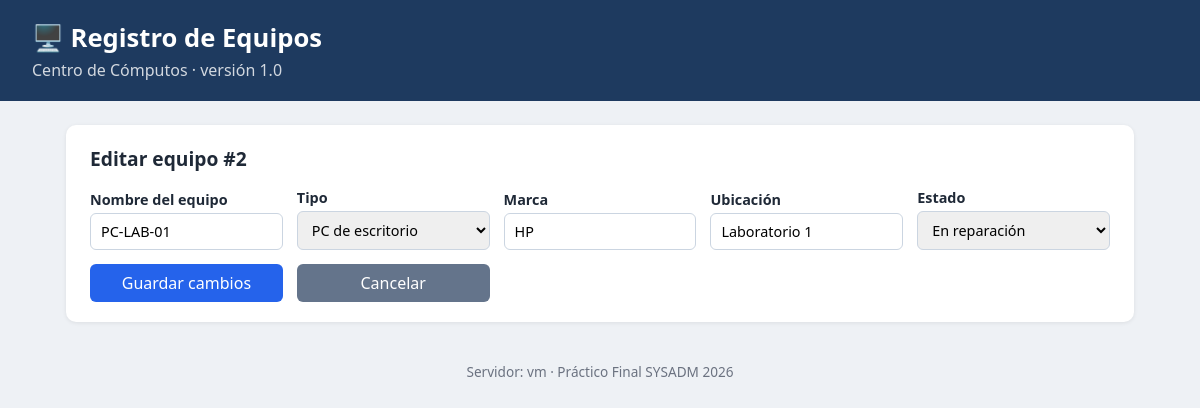
The page /editar.php?id=2 on the database its author committed.
### tables this page shows
CREATE TABLE IF NOT EXISTS equipos (
  id             INT AUTO_INCREMENT PRIMARY KEY,    
  nombre         VARCHAR(100) NOT NULL,             
  tipo           VARCHAR(50)  NOT NULL,             
  marca          VARCHAR(50)  NOT NULL,             
  ubicacion      VARCHAR(100) NOT NULL,             
  estado         VARCHAR(30)  NOT NULL,             
  fecha_registro TIMESTAMP DEFAULT CURRENT_TIMESTAMP  
);

### conexion.php (called while the page is built, shortened)
<?php
function e($texto) {
    return htmlspecialchars((string)$texto, ENT_QUOTES, 'UTF-8');
}
$TIPOS   = ['PC de escritorio', 'Notebook', 'Servidor', 'Impresora', 'Router / Switch', 'Otro'];
$ESTADOS = ['Operativo', 'En reparación', 'Fuera de servicio'];

### editar.php (the view, shortened to what this page needs)
<?php
require 'conexion.php';
$id = (int)($_GET['id'] ?? $_POST['id'] ?? 0);
$stmt = $conexion->prepare('SELECT * FROM equipos WHERE id = ?');
$stmt->bind_param('i', $id);
$stmt->execute();
$equipo = $stmt->get_result()->fetch_assoc();
?>
<!DOCTYPE html>
<html lang="es">
<head>
    <link rel="stylesheet" href="estilos.css">
</head>
<body>
    <header>
        <h1>🖥️ Registro de Equipos</h1>
        <p>Centro de Cómputos · versión 1.0</p>
    </header>
    <main>
        <section class="tarjeta">
            <h2>Editar equipo #<?= e($equipo['id']) ?></h2>
            <form method="POST" action="editar.php" class="formulario">
                <label>Nombre del equipo
                    <input type="text" name="nombre" value="<?= e($equipo['nombre']) ?>" required>
                </label>
                <label>Tipo
                    <select name="tipo" required>
                        <?php foreach ($TIPOS as $t): ?>
                            <option <?= $t === $equipo['tipo'] ? 'selected' : '' ?>><?= e($t) ?></option>
                        <?php endforeach; ?>
                    </select>
                </label>
                <label>Marca
                    <input type="text" name="marca" value="<?= e($equipo['marca']) ?>" required>
                </label>
                <label>Ubicación
                    <input type="text" name="ubicacion" value="<?= e($equipo['ubicacion']) ?>" required>
                </label>
                <label>Estado
                    <select name="estado" required>
                        <?php foreach ($ESTADOS as $es): ?>
                            <option <?= $es === $equipo['estado'] ? 'selected' : '' ?>><?= e($es) ?></option>
                        <?php endforeach; ?>
                    </select>
                </label>
                <button type="submit">Guardar cambios</button>
                <a class="boton secundario" href="index.php">Cancelar</a>
            </form>
        </section>
    </main>
    <footer>Servidor: <?= e(gethostname()) ?> · Práctico Final SYSADM 2026</footer>
</body>
</html>

### estilos.css (style rules this page uses)
* { box-sizing: border-box; }
body { margin: 0; font-family: system-ui, Arial, sans-serif; background: #eef1f5; color: #1f2937; }
header { background: #1e3a5f; color: #fff; padding: 20px 32px; }
header h1 { margin: 0; font-size: 1.6rem; }
header p { margin: 4px 0 0; opacity: .8; }
main { max-width: 1100px; margin: 24px auto; padding: 0 16px; }
.tarjeta { background: #fff; border-radius: 10px; padding: 20px 24px; margin-bottom: 20px; box-shadow: 0 1px 4px rgba(0, 0, 0, .08); }
.tarjeta h2 { margin-top: 0; font-size: 1.2rem; }
.formulario { display: grid; grid-template-columns: repeat(auto-fit, minmax(180px, 1fr)); gap: 14px; align-items: end; }
label { display: flex; flex-direction: column; gap: 4px; font-size: .9rem; font-weight: 600; }
input, select { padding: 8px 10px; border: 1px solid #cbd5e1; border-radius: 6px; font: inherit; font-weight: 400; }
button, .boton { display: inline-block; padding: 8px 14px; border: 0; border-radius: 6px; background: #2563eb; color: #fff; font: inherit; text-decoration: none; text-align: center; cursor: pointer; }
.secundario { background: #64748b; }
footer { text-align: center; color: #6b7280; font-size: .85rem; padding: 16px; }

### rows shown on the page
equipos: id "2", nombre "PC-LAB-01", marca "HP", ubicacion "Laboratorio 1"

### other values the page prints
gethostname() "vm"
form field tipo "PC de escritorio"
form field estado "En reparación"
